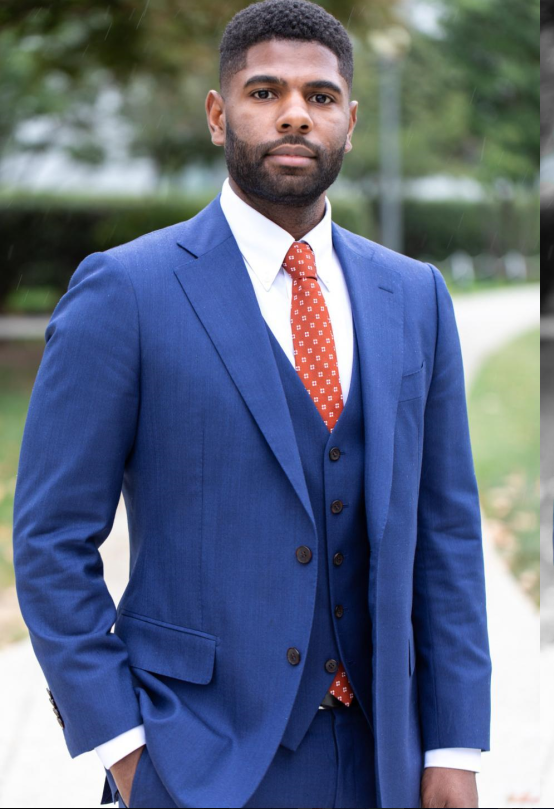
#> input picture test.png, 554 x 809 px, found by its file name
$ python colorpreserve.py
#> lines starting #> are read from the running program, lines starting #| are printed output that depends on the picture
from PIL import Image
import numpy as np
import colorsys as cs
im = Image.open("C:\\Users\\colin\\OneDrive\\Documents\\GitHub\\Hue-picker\\test.png")
#> im is the input picture: PIL image 554x809 RGBA; mean R, G, B, A 94.3, 105.4, 129, 255
color = 39
color_range = 70
pixels = np.array(im)
for w in range(im.width):
    for h in range(im.height):
        pixel = pixels[h, w]
        hsv = cs.rgb_to_hsv(pixel[0] / 255, pixel[1] / 255, pixel[2] / 255)
        hue = hsv[0] * 360
        # if not ((color + color_range) >= hue >= (color - color_range)):
        # print(abs((hue-color)/360))
        #hsv[1]*(abs((hue-color)/360))
        dist = abs(color - hue)
        dropoff = color + color_range + (color_range/4)
        modifier = hsv[1] - (dist/color)
        saturation = hsv[1] * modifier if hsv[1] * modifier > 0 and dist < dropoff else 0
        hsv = (hsv[0], saturation, hsv[2])
        # else:
        #     hsv = (hsv[0], 0, hsv[2])
        rgb = cs.hsv_to_rgb(hsv[0], hsv[1], hsv[2])
        pixels[h, w] = rgb[0]*255, rgb[1]*255, rgb[2]*255, pixels[h, w][3]
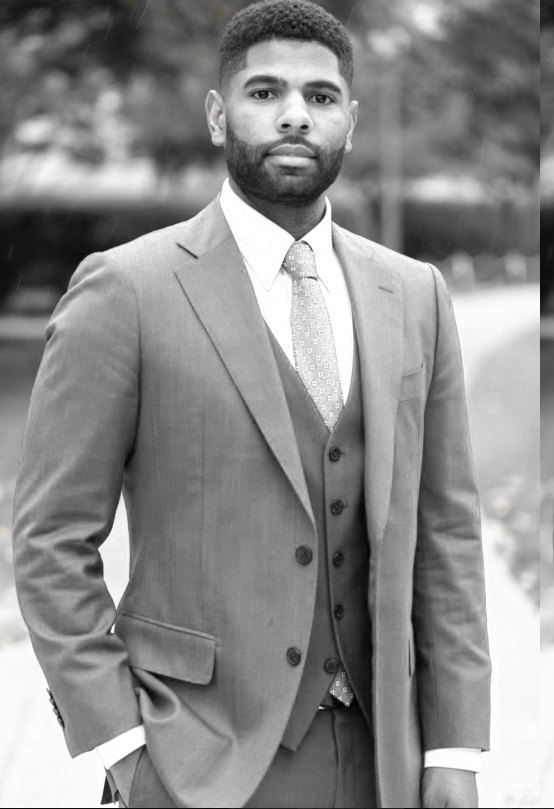
#> pixels: shape (809, 554, 4); mean R, G, B, A 139.7, 139.7, 139.6, 255

im.show()
Image.fromarray(pixels).show()

$ run again, with color.png copied over test.png
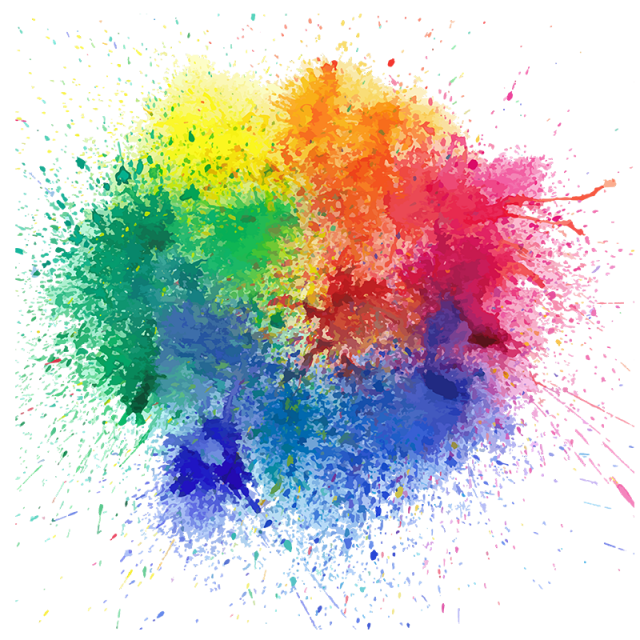
#> input picture color.png, 640 x 640 px, found by its file name
#> im is the input picture: PIL image 640x640 RGBA; mean R, G, B, A 198.7, 197.3, 193.1, 121.7
#> after the loop `for w in range(im.width):`:
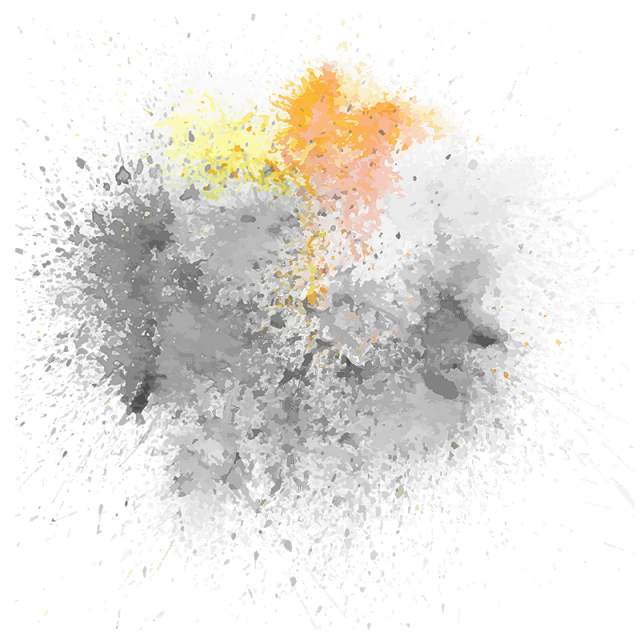
#> pixels: shape (640, 640, 4); mean R, G, B, A 229.8, 227.5, 223.3, 121.7; transparent parts drawn white
